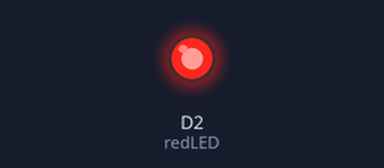
Recording of a sketch running on a simulated Particle Photon. On the bench: output pins drawn as LEDs (lit = HIGH).

Above: at 2.5 s.
At 10.0 s:
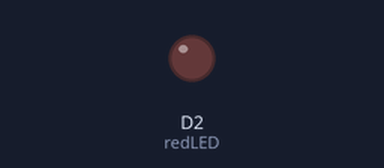
Timing chart, 0 to 19.5 s (numbered marks = the images above):
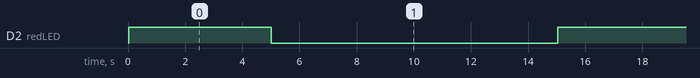

The sketch:

mod-weatherapi.ino
```cpp
int redLED = D2;

int outsideTemp;

void setup() {

  pinMode(redLED, OUTPUT);
  // Subscribe to the integration response event
  Particle.subscribe("hook-response/weatherapi/0", myHandler, MY_DEVICES);

}

void myHandler(const char *event, const char *data) {
  // Handle the integration response
  outsideTemp = atoi(data);
}


void loop() {

  Particle.publish("weatherapi", PRIVATE);


  // turn led on
  digitalWrite(redLED, HIGH);

  // leave on for 5 second
  delay(5000);

  if (outsideTemp < 10)

  // turn led off
  digitalWrite(redLED, LOW);

  // Wait 10 seconds
  delay(10000);
}
```

Measured:
- by itself, D2 (redLED): alternates HIGH for 5.0 s and LOW for 10.0 s
